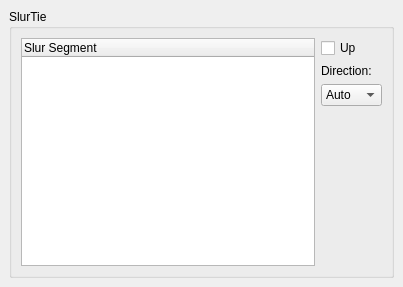
<?xml version="1.0" encoding="UTF-8"?>
<ui version="4.0">
 <class>SlurTieBase</class>
 <widget class="QWidget" name="SlurTieBase">
  <property name="geometry">
   <rect>
    <x>0</x>
    <y>0</y>
    <width>403</width>
    <height>287</height>
   </rect>
  </property>
  <property name="windowTitle">
   <string>Form</string>
  </property>
  <layout class="QVBoxLayout">
   <property name="spacing">
    <number>6</number>
   </property>
   <property name="margin">
    <number>9</number>
   </property>
   <item>
    <widget class="QGroupBox" name="groupBox">
     <property name="title">
      <string notr="true">SlurTie</string>
     </property>
     <property name="flat">
      <bool>true</bool>
     </property>
     <layout class="QGridLayout">
      <property name="margin">
       <number>9</number>
      </property>
      <property name="spacing">
       <number>6</number>
      </property>
      <item row="0" column="0" rowspan="4">
       <widget class="QTreeWidget" name="segments">
        <property name="indentation">
         <number>0</number>
        </property>
        <property name="rootIsDecorated">
         <bool>false</bool>
        </property>
        <property name="uniformRowHeights">
         <bool>true</bool>
        </property>
        <property name="itemsExpandable">
         <bool>false</bool>
        </property>
        <property name="allColumnsShowFocus">
         <bool>true</bool>
        </property>
        <column>
         <property name="text">
          <string notr="true">Slur Segment</string>
         </property>
        </column>
       </widget>
      </item>
      <item row="0" column="1">
       <widget class="QCheckBox" name="upFlag">
        <property name="text">
         <string notr="true">Up</string>
        </property>
       </widget>
      </item>
      <item row="1" column="1">
       <widget class="QLabel" name="labelx">
        <property name="text">
         <string notr="true">Direction:</string>
        </property>
       </widget>
      </item>
      <item row="2" column="1">
       <widget class="QComboBox" name="direction">
        <item>
         <property name="text">
          <string notr="true">Auto</string>
         </property>
        </item>
        <item>
         <property name="text">
          <string notr="true">Up</string>
         </property>
        </item>
        <item>
         <property name="text">
          <string notr="true">Down</string>
         </property>
        </item>
       </widget>
      </item>
      <item row="3" column="1">
       <spacer>
        <property name="orientation">
         <enum>Qt::Vertical</enum>
        </property>
        <property name="sizeHint" stdset="0">
         <size>
          <width>20</width>
          <height>40</height>
         </size>
        </property>
       </spacer>
      </item>
     </layout>
    </widget>
   </item>
  </layout>
 </widget>
 <resources/>
 <connections/>
</ui>
